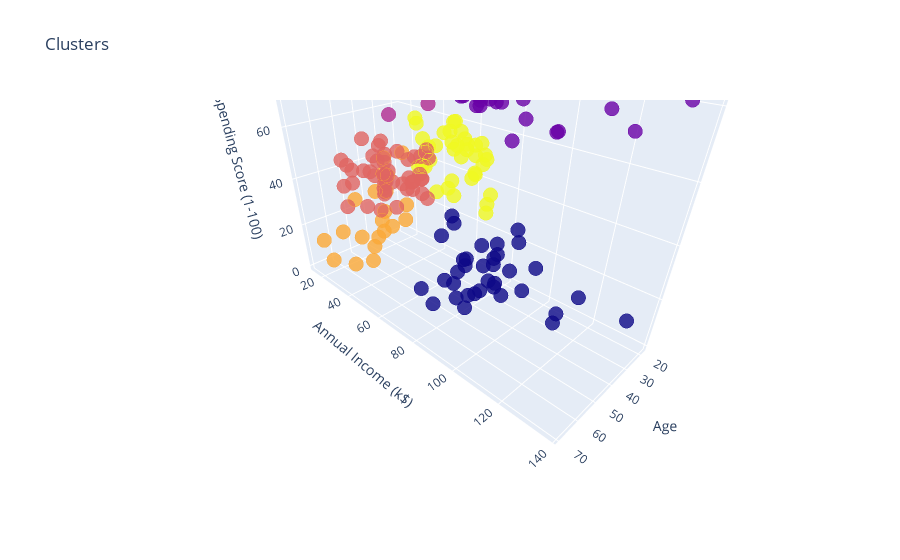

Notebook cell for this chart:
### Code cell
df2['labels'] = labels

trace = go.Scatter3d(
                    x = df2['Age'],
                    y = df2['Annual Income (k$)'],
                    z = df2['Spending Score (1-100)'],
                    mode = 'markers',
                    marker=dict(color=df2['labels'], size = 5, line=dict(color=df2['labels'], width=12), opacity=0.8)
                    )
    
data = [trace]
layout = go.Layout(
                    title='Clusters',
                    scene= dict(
                                xaxis = dict(title = 'Age'),
                                yaxis = dict(title = 'Annual Income (k$)'),
                                zaxis = dict(title = 'Spending Score (1-100)'))
                                )

fig = go.Figure(data=data, layout=layout)
py.offline.iplot(fig)
plt.show()

### Figure 1 — Plotly figure (JSON) as saved in the notebook; plotly's stock layout.template omitted (floating-point values rounded to 4 significant figures; data arrays with more than 128 entries replaced by an {"elided": "..."} marker saying what was removed)
{"data": [{"marker": {"color": {"elided": "200 int values"}, "line": {"color": {"elided": "200 int values"}, "width": 12}, "opacity": 0.8, "size": 5}, "mode": "markers", "type": "scatter3d", "x": {"elided": "200 int values"}, "y": {"elided": "200 int values"}, "z": {"elided": "200 int values"}}], "layout": {"autosize": true, "dragmode": "pan", "scene": {"aspectmode": "auto", "aspectratio": {"x": 0.6093, "y": 1.429, "z": 1.148}, "camera": {"center": {"x": 0.1912, "y": 0.1377, "z": -0.3288}, "eye": {"x": 1.165, "y": 1.112, "z": 0.6455}, "projection": {"type": "perspective"}, "up": {"x": 0, "y": 0, "z": 1}}, "dragmode": "pan", "xaxis": {"title": {"text": "Age"}, "type": "linear"}, "yaxis": {"title": {"text": "Annual Income (k$)"}, "type": "linear"}, "zaxis": {"title": {"text": "Spending Score (1-100)"}, "type": "linear"}}, "title": {"text": "Clusters"}}}
